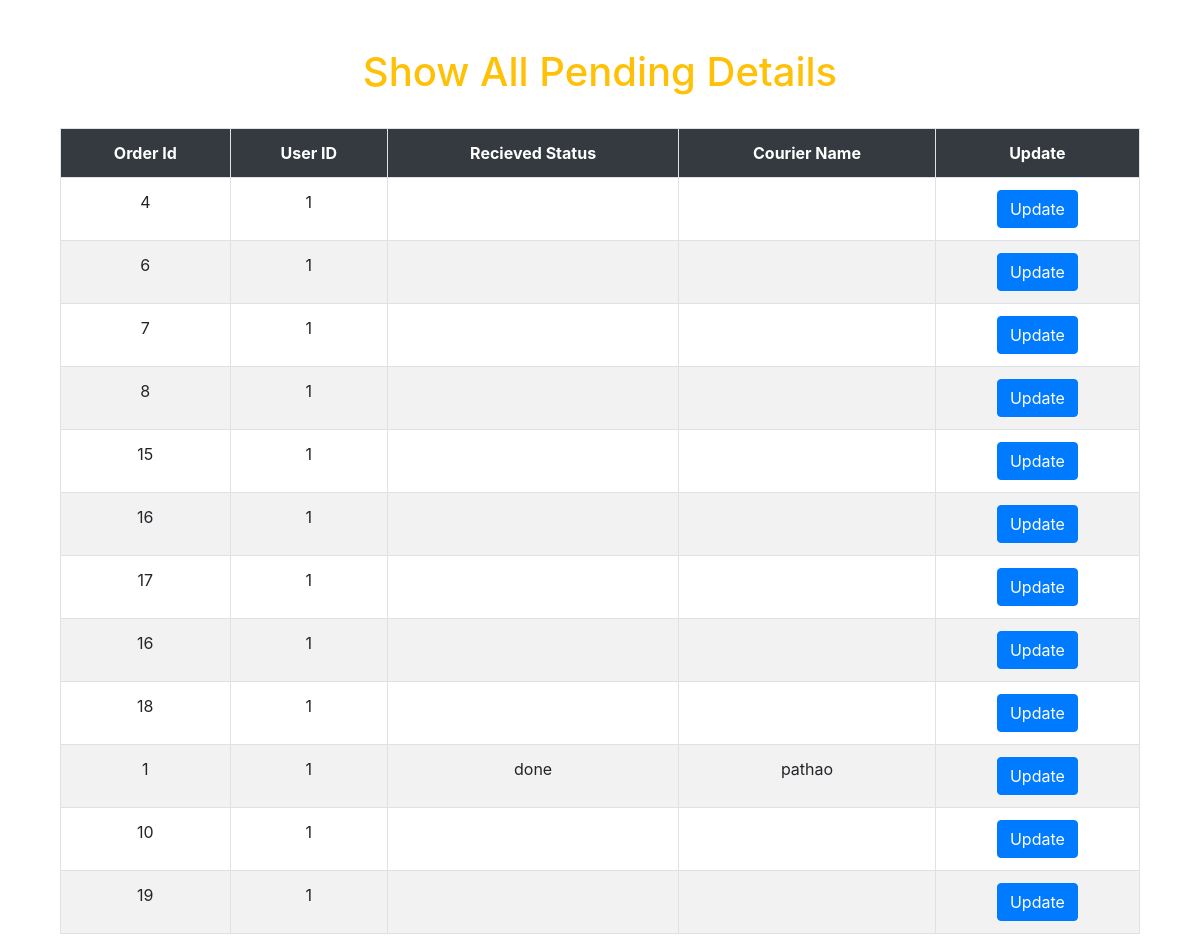
Screenshot of /display.php with the database file from the repository.
### tables this page shows
CREATE TABLE `product_status` (
  `o_id` int(11) DEFAULT NULL,
  `uid` int(11) DEFAULT NULL,
  `recv_sts` varchar(50) DEFAULT NULL,
  `cour_comp` varchar(50) DEFAULT NULL,
  `id` int(11) DEFAULT NULL
);

### display.php (the view, shortened to what this page needs)
<?php include('server.php') ?>
<!DOCTYPE html>
<html>
<head>
  <link rel="stylesheet" href="https://maxcdn.bootstrapcdn.com/bootstrap/4.0.0/css/bootstrap.min.css">
 <link rel="stylesheet" type="text/css" href="http://ajax.aspnetcdn.com/ajax/jquery.dataTables/1.9.4/css/jquery.dataTables.css">
</head>
<body>
 <div class="container">
 <div class="col-lg-12">
 <br><br>
 <h1 class="text-warning text-center">Show All Pending Details</h1>
 <br>
 <table  id="tabledata" class=" table table-striped table-hover table-bordered">
 <tr class="bg-dark text-white text-center">
 <th> Order Id </th>
 <th> User ID </th>
 <th> Recieved Status </th>
 <th> Courier Name</th>
 <th> Update </th>
 </tr >
 <?php
 $q = "SELECT * FROM product_status";
 $query = mysqli_query($db,$q);
 while($res = mysqli_fetch_array($query)){
 ?>
 <tr class="text-center">
 <td><?php echo $res['o_id'];  ?> </td>
 <td> <?php echo $res['uid'];  ?> </td>
 <td> <?php echo $res['recv_sts'];  ?> </td>
 <td> <?php echo $res['cour_comp'];  ?> </td>
 <td> <button class="btn-primary btn"> <a href="update.php?id=<?php echo $res['id']; ?>" class="text-white"> Update </a> </button> </td>
 </tr>
 <?php
 }
 ?>
 </table>
 </div>
 </div>
</body>
</html>

### rows the page displays
product_status: o "4", uid "1"
product_status: o "6", uid "1"
product_status: o "7", uid "1"
product_status: o "8", uid "1"
product_status: o "15", uid "1"
product_status: o "16", uid "1"
product_status: o "17", uid "1"
product_status: o "16", uid "1"
product_status: o "18", uid "1"
product_status: o "1", uid "1", recv_sts "done", cour_comp "pathao"
product_status: o "10", uid "1"
product_status: o "19", uid "1"
